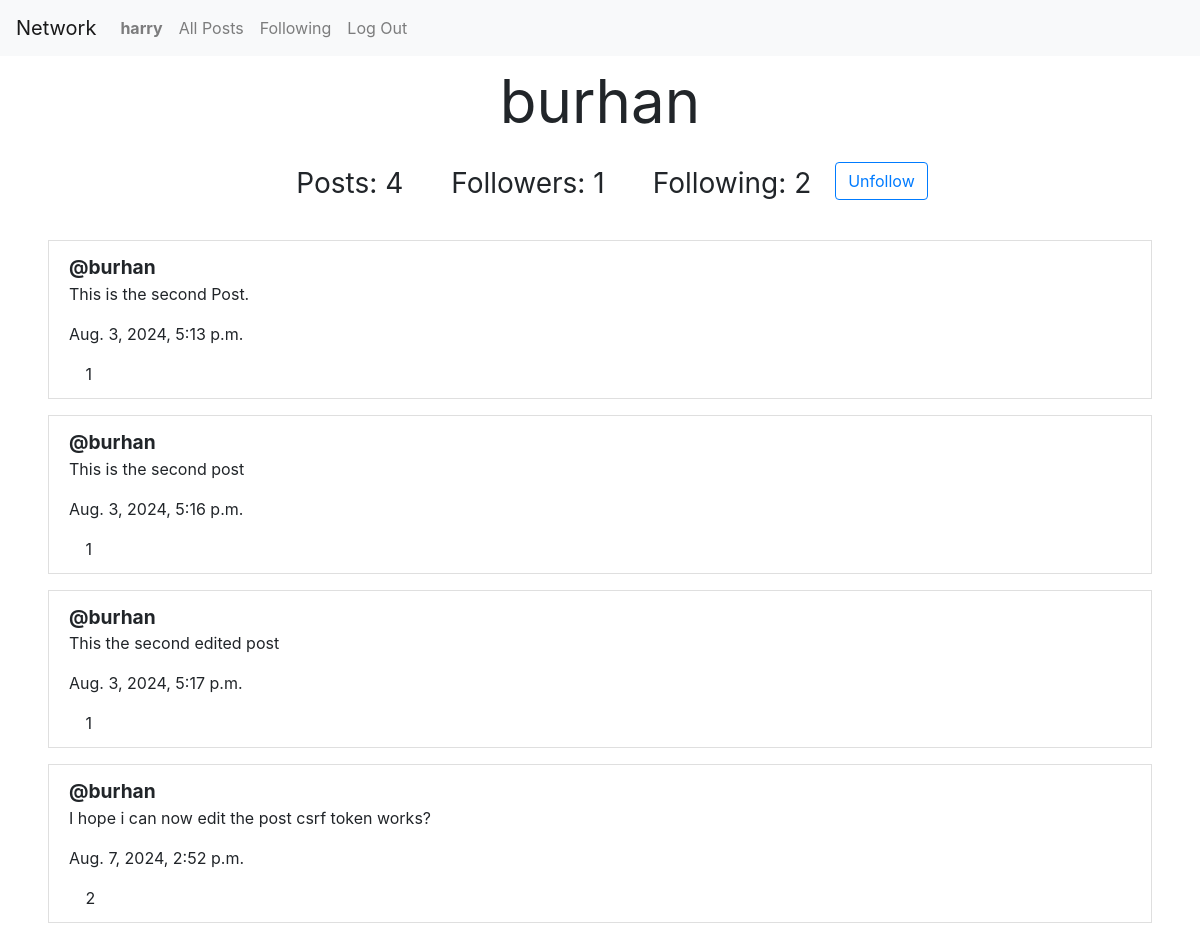
The app's page /profile/1 (signed in) with its own data.
### network/models.py (models this page shows, shortened)
class User(AbstractUser):
    pass

class New_post(models.Model):
    poster = models.ForeignKey(User, on_delete=models.CASCADE, blank=True, related_name="post_by_user")
    content = models.CharField(max_length=200)
    posted_at = models.DateTimeField(blank=True)
    likes = models.ManyToManyField(User, blank=True, related_name="likes_on_a_post", null=True)
    likes_count = models.IntegerField(default=0, blank=True)

### network/views.py (the view)
# urls.py: path('profile/<int:user_id>', views.view_profile, name="users_profile"),
@login_required
def view_profile(request, user_id):
    user_instance = User.objects.filter(pk=user_id).first()
    user_posts = user_instance.post_by_user.all()
    paginator = Paginator(user_posts, 10)
    page_number = request.GET.get('page')
    page_obj = paginator.get_page(page_number)
    followers = user_instance.who_follow_users.all()
    following = user_instance.whom_user_is_following.all()
    is_follow = False
    current_user = request.user
    for each_following in current_user.whom_user_is_following.all():
        if user_instance == each_following.following:
            is_follow = True
            break
    return render(request, 'network/profile.html', {
        'posts_count': len(user_posts),
        "posts": page_obj,
        "user":user_instance,
        "btn": True if user_instance != request.user else False,
        "followers": len(followers),
        "following": len(following),
        'is_follow': is_follow,
        })

### network/templates/network/profile.html (shortened to what this page needs)
{% extends 'network/layout.html' %}
{% load static %}
{% block body %}
    <div class="h-100 w-100 m-auto">
        <div>
            <p class="px-4 text-center" style="font-size: 60px;">{{ user.username }}</p>
            <div class="d-flex justify-content-center m-3">
                <p class="mx-4" style="font-size: 28px;">Posts: {{ posts_count }}</p>
                <p class="mx-4" style="font-size: 28px;" id="followers">Followers: {{ followers }}</p>
                <p class="mx-4" style="font-size: 28px;">Following: {{ following }}</p>
                {% if user.is_authenticated %}
                    {% if btn %}
                        <span id="button" class="d-flex align-items-center mb-4">
                            {% if is_follow %}
                            <button class="btn btn-outline-primary" id="follow-btn" onclick="is_follow('{{ user.id }}')">Unfollow</button>
                            {% else %}
                            <button class="btn btn-outline-primary" id="follow-btn" onclick="is_follow('{{user.id}}')">Follow</button>
                            {% endif %}
                        </span>
                    {% endif %}
                {% endif %}
            </div>
        </div>
        <div id="all-user-posts">
             {% for post in posts %}
            <div class="list-group-item mx-5 my-3">
                <b><big>
                    @{{ post.poster}}
                </big></b>
                <p id="content-{{ post.id }}">{{ post.content }}</p>
                <p>{{ post.posted_at }}</p>
                <button style="background-color: transparent; border:none;" class="like-btn" id="btn-{{ post.id }}"></button>
                <span id="count-{{ post.id }}">{{ post.likes_count }}</span>
                <br/>
            </div>
            {% endfor %}
        </div>
    </div>
{% endblock %}

### network/templates/network/layout.html (shortened to what this page needs)
{% load static %}
<!DOCTYPE html>
<html lang="en">
    <head>
        <link rel="stylesheet" href="https://stackpath.bootstrapcdn.com/bootstrap/4.4.1/css/bootstrap.min.css">
        <link href="{% static 'network/styles.css' %}" rel="stylesheet">
    </head>
    <body>
        <nav class="navbar navbar-expand-lg navbar-light bg-light">
            <a class="navbar-brand" href="{% url 'index' %}">Network</a>
            <div>
              <ul class="navbar-nav mr-auto">
                {% if user.is_authenticated %}
                    <li class="nav-item">
                        <a class="nav-link" href="{% url 'users_profile' request.user.id %}"><strong>{{ request.user }}</strong></a>
                    </li>
                {% endif %}
                <li class="nav-item">
                  <a class="nav-link" href="{% url 'index' %}">All Posts</a>
                </li>
                {% if user.is_authenticated %}
                    <li class="nav-item">
                        <a class="nav-link" href="{% url 'following_post' %}">Following</a>
                    </li>
                    <li class="nav-item">
                        <a class="nav-link" href="{% url 'logout' %}">Log Out</a>
                    </li>
                {% endif %}
              </ul>
            </div>
          </nav>
        <div class="body">
            {% block body %}
            {% endblock %}
        </div>
    </body>
</html>

### records on screen
User: user "harry"
User: username "burhan"
New_post: poster "burhan", content "This is the second Post.", posted_at "Aug. 3, 2024, 5:13 p.m.", likes_count "1"
New_post: poster "burhan", content "This is the second post", posted_at "Aug. 3, 2024, 5:16 p.m.", likes_count "1"
New_post: poster "burhan", content "This the second edited post", posted_at "Aug. 3, 2024, 5:17 p.m.", likes_count "1"
New_post: poster "burhan", content "I hope i can now edit the post csrf token works?", posted_at "Aug. 7, 2024, 2:52 p.m.", likes_count "2"

### other values on screen
{{ posts_count }} "4"
{{ followers }} "1"
{{ following }} "2"
